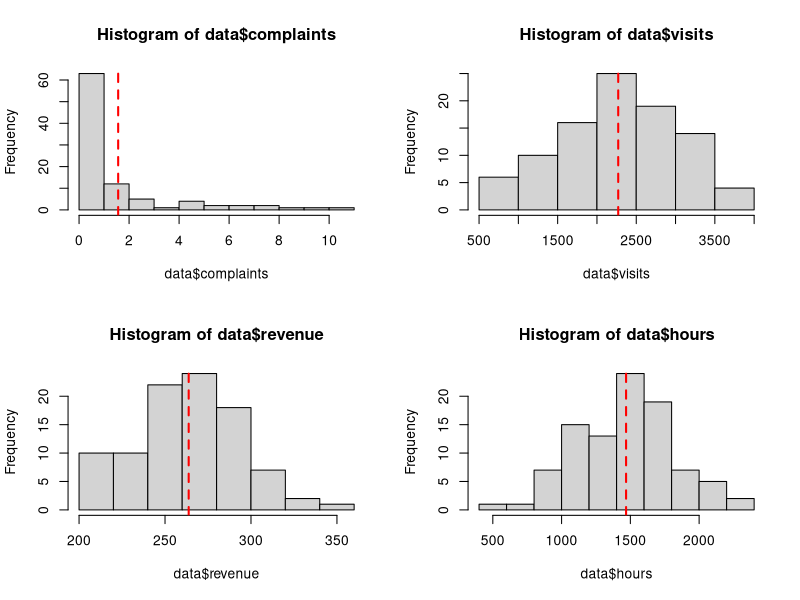
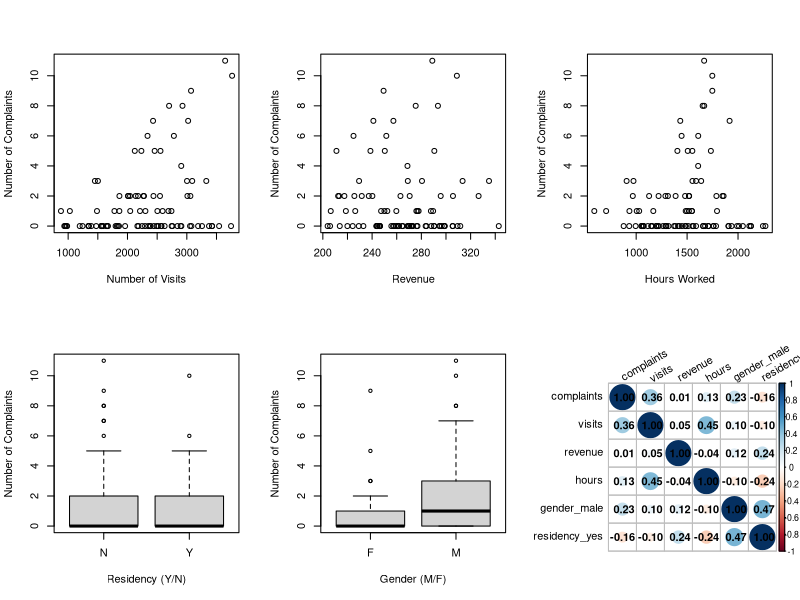
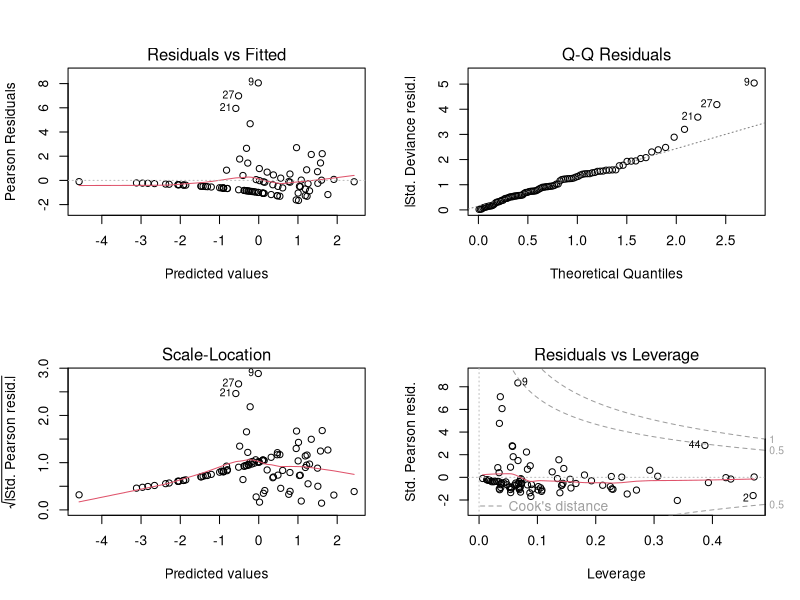
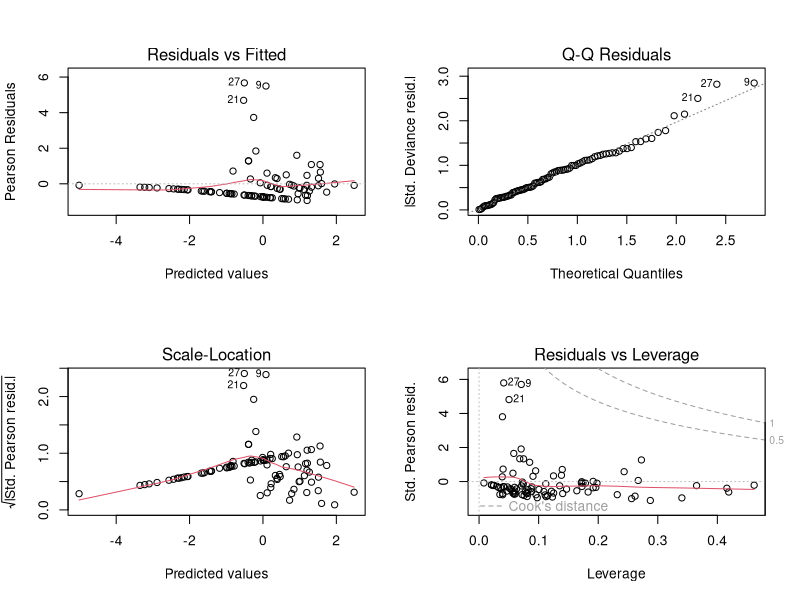

Write the R code that produced these figures, in order. (Note: this script raises an error after producing the figures.)
## ---- chunk 1
knitr::opts_chunk$set(echo = T,eval = T)
## ---- chunk 2
data <- read.csv("compdat.txt", sep = "\t")
data$residency <- as.factor(data$residency) 
data$gender <- as.factor(data$gender) 
data2 <- data
summary(data)
## ---- chunk 3
round(sd(data$visits),2)
round(sd(data$complaints),2)
round(sd(data$revenue),2)
round(sd(data$hours),2)
## ---- chunk 4
par(mfrow = c(2, 2))
hist(data$complaints)
abline(v = mean(data$complaints), col = "red", lwd = 2, lty = 2,)
hist(data$visits)
abline(v = mean(data$visits), col = "red", lwd = 2, lty = 2)
hist(data$revenue)
abline(v = mean(data$revenue), col = "red", lwd = 2, lty = 2)
hist(data$hours)
abline(v = mean(data$hours), col = "red", lwd = 2, lty = 2)
## ---- chunk 5
par(mfrow = c(2, 3))
plot(x = data$visits, y = data$complaints, xlab = "Number of Visits", ylab = "Number of Complaints")
plot(x = data$revenue, y = data$complaints, xlab = "Revenue", ylab = "Number of Complaints")
plot(x = data$hours, y = data$complaints, xlab = "Hours Worked", ylab = "Number of Complaints")
plot(x = data$residency, y = data$complaints, xlab = "Residency (Y/N)", ylab = "Number of Complaints")
plot(x = data$gender, y = data$complaints, xlab = "Gender (M/F)", ylab = "Number of Complaints")
## ---- chunk 6
# Load necessary libraries
library(ggplot2)
library(corrplot)
library(dplyr)
data2$gender_male <- ifelse(data2$gender == "M", 1, 0)  # M/F becomes 1/2
data2$residency_yes <- ifelse(data2$residency == "Y", 1, 0)  # Y = 1, N = 0
# Include categorical variables in the correlation matrix
continuous_vars <- data2[, c("complaints", "visits", "revenue", "hours", "gender_male","residency_yes")]
# Calculate the correlation matrix
cor_matrix <- cor(continuous_vars)
# Visualize the correlation matrix with numbers in the upper triangle
corrplot(cor_matrix, method = "circle", 
         addCoef.col = "black", 
         tl.col = "black", tl.srt = 30) 
## ---- chunk 7
library(MASS)
# Full model with all two-way interactions
model_Poisson_full <- glm(complaints ~ 
                            (visits + residency + gender + revenue + hours)^2,
                              data = data, family = poisson(link = "log"))
# Stepwise backward selection (based on AIC)
model_Poisson <- stepAIC(object = model_Poisson_full,
                         direction = "backward", trace = F)
summary(model_Poisson)
## ---- chunk 8
# Odds Ratios (Exponentiated Coefficients)
par(mfrow=c(2, 2))
plot(model_Poisson)
## ---- chunk 9
library(AER)
dispersiontest(model_Poisson) 
# Mean and variance check for numerical variables
cat("Visits: mean =", mean(data$visits),
    "- variance =", var(data$visits), "\n")
cat("Revenue: mean =", mean(data$revenue),
    "- variance =", var(data$revenue), "\n")
cat("Hours: mean =", mean(data$hours),
    "- variance =", var(data$hours), "\n")
## ---- chunk 10
library(MASS)
# Negative Binomial full model with all two-way interactions
model_NB_full <- glm.nb(complaints ~ 
                          (visits + residency + gender + revenue + hours)^2,
                              data = data)
# Step wise backward selection based on AIC
model_NB <- stepAIC(object = model_NB_full, 
                      direction = "backward", trace = F)
summary(model_NB)
## ---- chunk 11
par(mfrow=c(2, 2))
plot(model_NB)
## ---- chunk 12
model_ZIP <- zeroinfl(complaints ~ 
                          visits+ hours+ revenue + (residency + gender)^2|
                          visits+ hours+ revenue + (residency + gender)^2, 
                           data = data, dist = 'poisson')
summary(model_ZIP)
AIC(model_ZIP)
## ---- chunk 13
model_ZINB <- zeroinfl(complaints ~ 
                          visits+ hours+ revenue + (residency + gender)^2|
                          visits+ hours+ revenue + (residency + gender)^2, 
                           data = data, dist = 'negbin')
summary(model_ZINB)
AIC(model_ZINB)
## ---- chunk 14
AIC(model_Poisson)
AIC(model_NB)
AIC(model_ZIP)
AIC(model_ZINB)
## ---- chunk 15
vuong(model_Poisson, model_ZIP)
## ---- chunk 16
vuong(model_Poisson, model_ZINB)
## ---- chunk 17
vuong(model_NB, model_ZIP)
## ---- chunk 18
vuong(model_NB, model_ZINB)
## ---- chunk 19
par(mfrow=c(2, 4))
residuals_Poisson <- residuals(model_Poisson, type = "pearson")
plot(fitted(model_Poisson), residuals_Poisson, 
     xlab = "Fitted values", ylab = "Pearson Residuals", 
     main = "Poisson")
abline(h = 0, col = "red")
plot(seq_along(residuals_Poisson), residuals_Poisson, 
     xlab = "Index", ylab = "Pearson Residuals", 
     main = "Poisson")
abline(h = 0, col = "red")
residuals_NB <- residuals(model_NB, type = "pearson")
plot(fitted(model_ZIP), residuals_NB, 
     xlab = "Fitted values", ylab = "Pearson Residuals", 
     main = "NB Model")
abline(h = 0, col = "red")
plot(seq_along(residuals_NB), residuals_NB, 
     xlab = "Index", ylab = "Pearson Residuals", 
     main = "NB Model")
abline(h = 0, col = "red")

residuals_zip <- residuals(model_ZIP, type = "pearson")
plot(fitted(model_ZIP), residuals_zip, 
     xlab = "Fitted values", ylab = "Pearson Residuals", 
     main = "ZIP Model")
abline(h = 0, col = "red")
plot(seq_along(residuals_zip), residuals_zip, 
     xlab = "Index", ylab = "Pearson Residuals", 
     main = "ZIP Model")
abline(h = 0, col = "red")
residuals_ZINB <- residuals(model_ZINB, type = "pearson")
plot(fitted(model_ZIP), residuals_ZINB, 
     xlab = "Fitted values", ylab = "Pearson Residuals", 
     main = "ZINB Model")
abline(h = 0, col = "red")
plot(seq_along(residuals_ZINB), residuals_ZINB, 
     xlab = "Index", ylab = "Pearson Residuals", 
     main = "ZINB Model")
abline(h = 0, col = "red")
